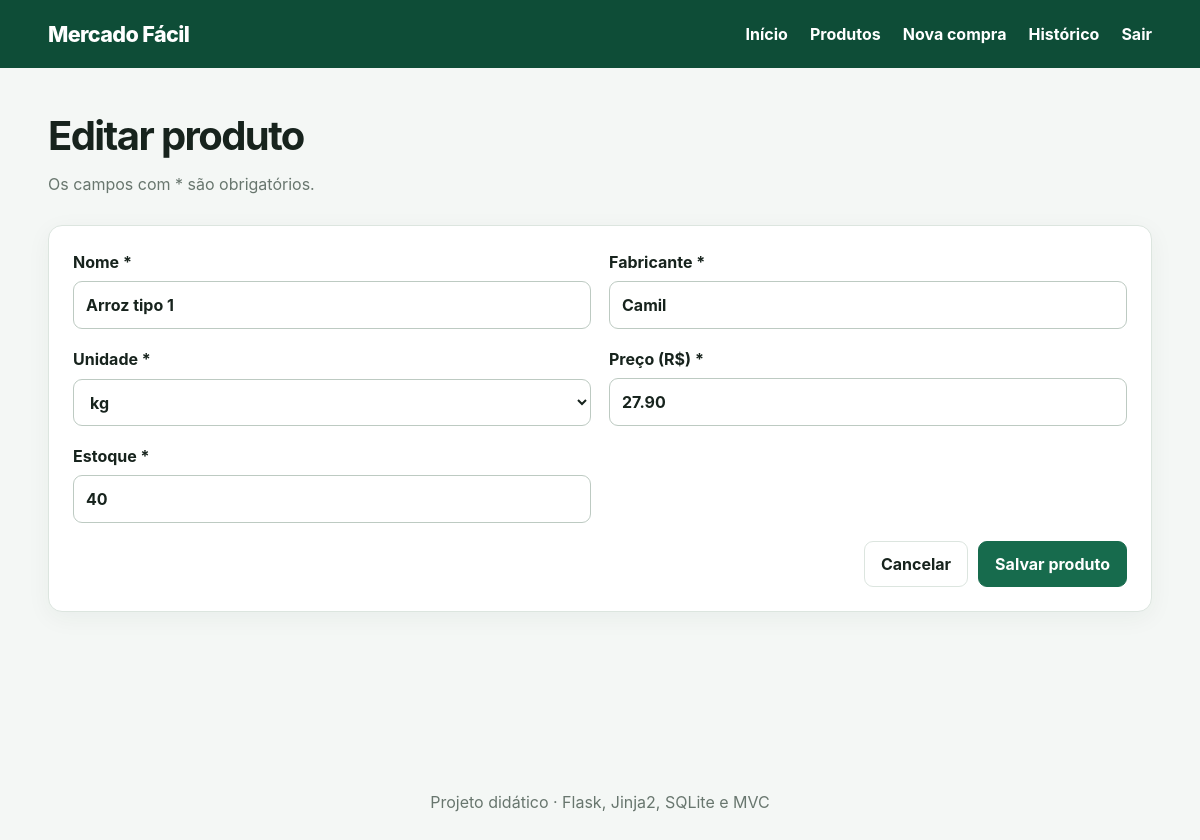
Screenshot of /produtos/1/editar (signed in) with the database file from the repository.
### tables this page shows
CREATE TABLE produtos (
    id INTEGER PRIMARY KEY AUTOINCREMENT,
    nome TEXT NOT NULL,
    fabricante TEXT NOT NULL,
    unidade TEXT NOT NULL,
    preco_centavos INTEGER NOT NULL CHECK (preco_centavos >= 0),
    estoque INTEGER NOT NULL DEFAULT 0 CHECK (estoque >= 0),
    criado_em TEXT NOT NULL DEFAULT CURRENT_TIMESTAMP
);

### controllers/produto_controller.py (the view, shortened to what this page needs)
@produto_bp.route("/<int:produto_id>/editar", methods=("GET", "POST"))
def editar(produto_id):
    produto = produto_model.buscar(produto_id)
    if produto is None:
        abort(404)
    return render_template("produto_form.html", produto=produto)

### database.py (called while the page is built)
def get_db():
    if "db" not in g:
        database_path = Path(current_app.config["DATABASE"])
        database_path.parent.mkdir(parents=True, exist_ok=True)
        g.db = sqlite3.connect(database_path)
        g.db.row_factory = sqlite3.Row
        g.db.execute("PRAGMA foreign_keys = ON")
    return g.db

### models/produto.py (called while the page is built)
def buscar(produto_id):
    return get_db().execute("SELECT * FROM produtos WHERE id = ?", (produto_id,)).fetchone()

### templates/produto_form.html (shortened to what this page needs)
{% extends "base.html" %}
{% block conteudo %}
<div class="cabecalho-pagina"><div><h1>{{ 'Editar' if produto else 'Novo' }} produto</h1><p>Os campos com * são obrigatórios.</p></div></div>
<form method="post" class="painel formulario grade-form">
  <label>Nome *<input name="nome" required value="{{ produto.nome if produto else request.form.get('nome', '') }}"></label>
  <label>Fabricante *<input name="fabricante" required value="{{ produto.fabricante if produto else request.form.get('fabricante', '') }}"></label>
  <label>Unidade *<select name="unidade" required>{% set atual = produto.unidade if produto else request.form.get('unidade', '') %}{% for u in ['unidade', 'kg', 'g', 'litro', 'ml', 'caixa', 'pacote'] %}<option value="{{ u }}" {{ 'selected' if atual == u }}>{{ u }}</option>{% endfor %}</select></label>
  <label>Preço (R$) *<input name="preco" inputmode="decimal" required placeholder="12,90" value="{{ ('%.2f'|format(produto.preco_centavos / 100)) if produto else request.form.get('preco', '') }}"></label>
  <label>Estoque *<input type="number" name="estoque" min="0" required value="{{ produto.estoque if produto else request.form.get('estoque', 0) }}"></label>
  <div class="form-acoes"><a class="botao secundario" href="{{ url_for('produto.listar') }}">Cancelar</a><button class="botao primario">Salvar produto</button></div>
</form>
{% endblock %}

### static/style.css (style rules this page uses)
:root { --verde:#176b4d;--verde-escuro:#0e4d37;--fundo:#f4f7f5;--texto:#17231d;--borda:#dce5df;--branco:#fff;--erro:#b42318 }
* { box-sizing:border-box }
body { margin:0;font-family:Inter,system-ui,-apple-system,"Segoe UI",sans-serif;background:var(--fundo);color:var(--texto);line-height:1.5 }
a { color:var(--verde);font-weight:650;text-decoration:none }
.cabecalho-pagina { display:flex;justify-content:space-between;align-items:center;gap:20px;margin-bottom:24px }
.cabecalho-pagina h1 { margin:0;font-size:clamp(1.8rem,4vw,2.5rem);letter-spacing:-.04em }
.cabecalho-pagina p,.auth-card>p { color:#68766e;margin:.35rem 0 }
.card,.painel,.auth-card,.comprovante { background:#fff;border:1px solid var(--borda);border-radius:14px;padding:24px;box-shadow:0 6px 24px rgba(20,60,40,.05) }
.formulario { display:grid;gap:18px }
.formulario label,.adicionar-item label { font-weight:650;display:grid;gap:7px }
input,select { width:100%;border:1px solid #bdcac2;border-radius:9px;padding:11px 12px;background:#fff;font:inherit;color:inherit }
.botao { display:inline-flex;align-items:center;justify-content:center;border:1px solid var(--borda);border-radius:9px;padding:10px 16px;background:#fff;color:var(--texto);font:inherit;font-weight:700;cursor:pointer }
.botao.primario { background:var(--verde);border-color:var(--verde);color:#fff }
.botao.secundario { background:#fff }
.grade-form { grid-template-columns:repeat(2,1fr) }
.form-acoes { grid-column:1/-1;display:flex;justify-content:flex-end;gap:10px }

### rows the page displays
produtos: nome "Arroz tipo 1", fabricante "Camil", preco "27.90", estoque "40"

### other values shown
{{ 'Editar' if produto else 'Novo' }} "Editar"
form field unidade "kg"
